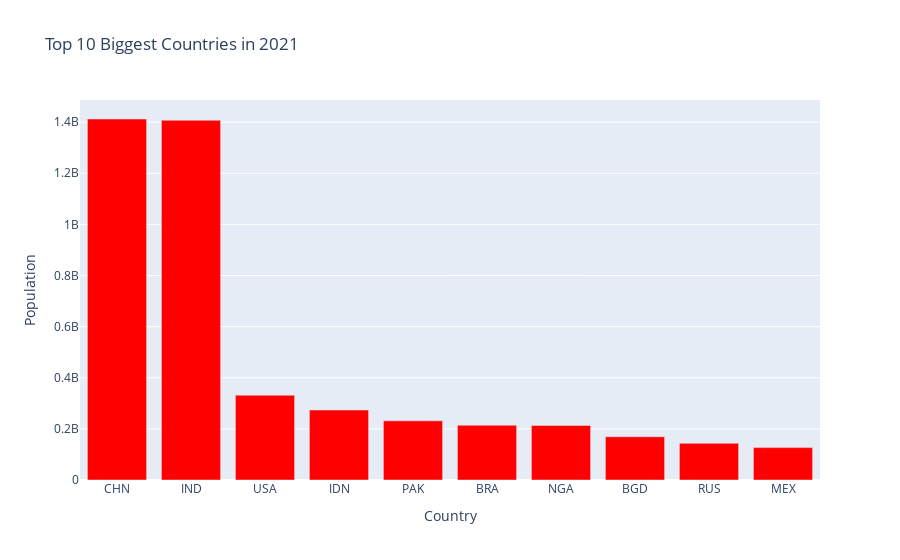

The notebook cell this image was saved under:
### Code cell
# Creating a bar chart using Plotly and customizing the layout

top_10_graph = go.Figure(go.Bar(x=top_10['country_code'], y=top_10['value'], marker={'color': 'red'}))
top_10_graph.update_layout(title='Top 10 Biggest Countries in 2021', xaxis_title='Country', yaxis_title='Population')
top_10_graph

### Figure 1 — Plotly figure (JSON) as saved in the notebook; plotly's stock layout.template omitted (floating-point values rounded to 4 significant figures)
{"data": [{"marker": {"color": "red"}, "type": "bar", "x": ["CHN", "IND", "USA", "IDN", "PAK", "BRA", "NGA", "BGD", "RUS", "MEX"], "y": [1412360000, 1407563842, 331893745, 273753191, 231402117, 214326223, 213401323, 169356251, 143449286, 126705138]}], "layout": {"title": {"text": "Top 10 Biggest Countries in 2021"}, "xaxis": {"title": {"text": "Country"}}, "yaxis": {"title": {"text": "Population"}}}}
